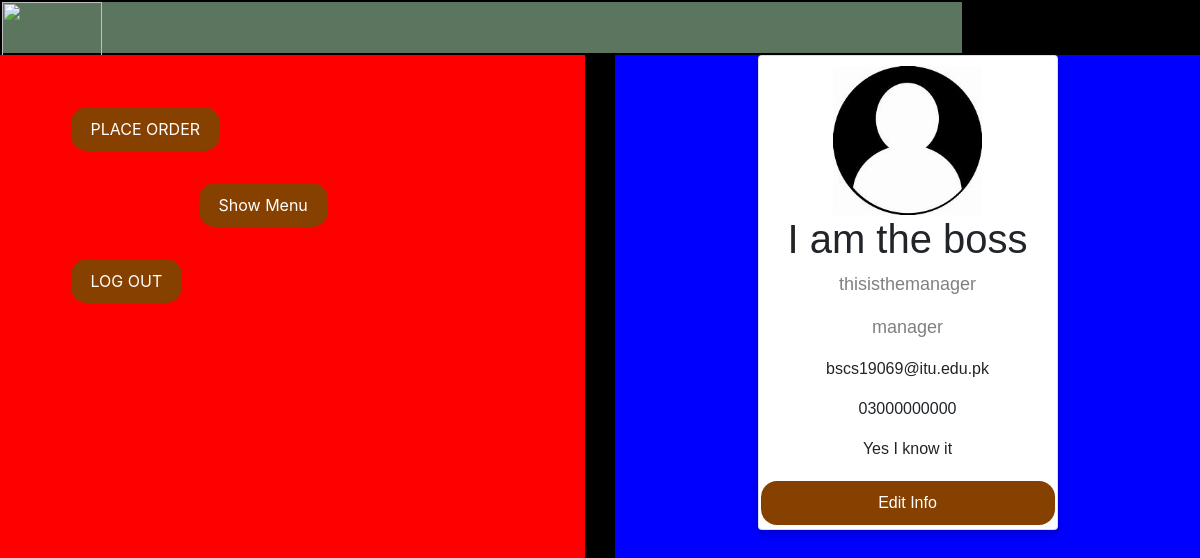
The page /hungersmash/customer.php (signed in) on the database its author committed.
### tables this page shows
CREATE TABLE `users` (
  `Uname` varchar(255) NOT NULL,
  `Upassword` varchar(255) DEFAULT NULL,
  `FullName` varchar(255) DEFAULT NULL,
  `address` varchar(255) DEFAULT NULL,
  `telnum` varchar(30) DEFAULT NULL,
  `email` varchar(255) DEFAULT NULL,
  `Utype` varchar(255) DEFAULT NULL
);

### hungersmash/customer.php (the view, shortened to what this page needs)
<?php
    $conn=mysqli_connect("localhost","root","","rsm");
?>
<!DOCTYPE html>
<html>
<head>
<link type="text/css" rel="stylesheet" href="style.css">
<link rel="stylesheet" href="https://maxcdn.bootstrapcdn.com/bootstrap/4.0.0/css/bootstrap.min.css">
</head>
<body style="background-color:black;">
<div class="header">
    <a href="index.php">
        <img src="images/logoo.png" alt="" width="100" height="100" >
      </a>
      <h1 style="color:white;">Customer Menu</h1>
</div>
<div class="row">
    <div class="col">
        <div class="leftside">
        <br><br>&emsp;&emsp;&emsp;&emsp;
        <button class="button" onclick="window.open('http://localhost/hungersmash/getuseridbeforeorder.php','_self')">PLACE ORDER</button>
        <br><br>&emsp;&emsp;&emsp;&emsp;&emsp;&emsp;&emsp;&emsp;&emsp;&emsp;&emsp;&emsp;
        <button onclick="window.open('http://localhost/hungersmash/displaymenu.php','_blank')" class="button">Show Menu</button>
        <br><br>&emsp;&emsp;&emsp;&emsp;
        <button onclick="window.open('http://localhost/hungersmash/logout.php','_self')" class="button">LOG OUT</button>
        </div>
    </div>
    <div class="col">
        <div class="rightside">
        <div class="card">
          <img src="images/a.jpg" alt="John" style="width:50% " class="center">
          <?php
            $Unamee=$_SESSION['lgin'];
            $q="select * from users where Uname='$Unamee'";
            $result=mysqli_query($conn,$q);
              $ans=$result->fetch_assoc();
              $til="title";
              echo "<h1>".$ans['FullName']."</h1>";
              echo "<p class='$til'>".$ans['Uname']."</p>";
              echo "<p class='$til'>".$ans['Utype']."</p>";
              echo "<p>".$ans['email']."</p>";
              echo "<p>".$ans['telnum']."</p>";
              echo "<p>".$ans['address']."</p>";
          ?>
        <button onclick="window.open('http://localhost/hungersmash/editinfo.php','_self')" class="button">Edit Info</button>
        </div>
      </div>
    </div>
</div>
</body>
</html>

### hungersmash/css/style.css (style rules this page uses)
.leftside, .rightside { height: 100vh; width: 100%; }
.leftside { background:red; }
.rightside { background:blue; }
.header { background:#5c755e; height:55px; width: 964px; border: solid 2px #000; color:white; }

### hungersmash/customer.php (style rules this page uses)
.card { box-shadow: 0 4px 8px 0 rgba(0, 0, 0, 0.2); max-width: 300px; margin: auto; text-align: center; font-family: arial; }
.title { color: grey; font-size: 18px; }
.button { background-color: #864000; border: none; color: #ddd; padding: 10px 20px; text-align: center; text-decoration: none; color: white; display: inline-block; margin: 4px 2px; cursor: pointer; border-radius: 16px; }
.center { display: block; margin-left: auto; margin-right: auto; margin-top: 10px; width: 50%; }

### rows shown on the page
users: FullName "I am the boss", Uname "thisisthemanager", Utype "manager", email "bscs19069@itu.edu.pk", telnum "03000000000", address "Yes I know it"
